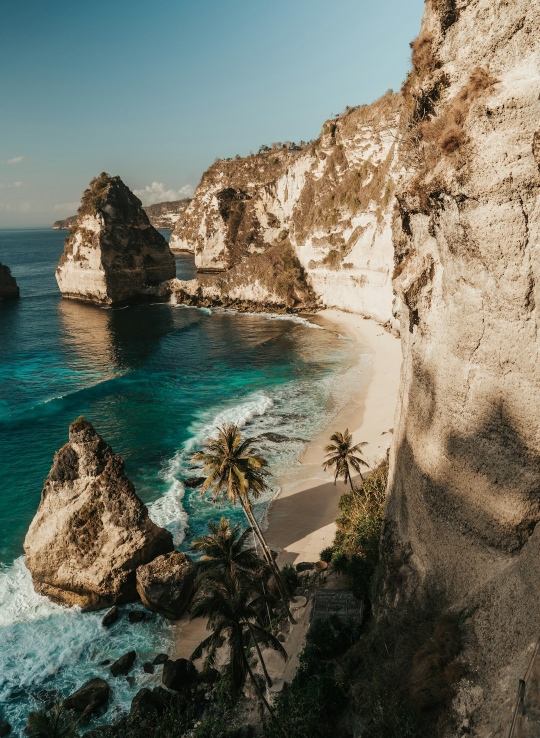
#> input picture ch_03/img/img_001.jpg, 1080 x 1476 px (shown at 1/2 size)
$ python step_2_3.py
#> lines starting #> are read from the running program, lines starting #| are printed output that depends on the picture
from PIL import Image
from step_1_1 import IMG_DIR

SIZE=(500,500)
img = Image.open(IMG_DIR / 'img_001.jpg')
#> img is the input picture: PIL image 1080x1476 RGB; mean R, G, B 111.5, 113.1, 98.8
img_resize = img.resize(SIZE)
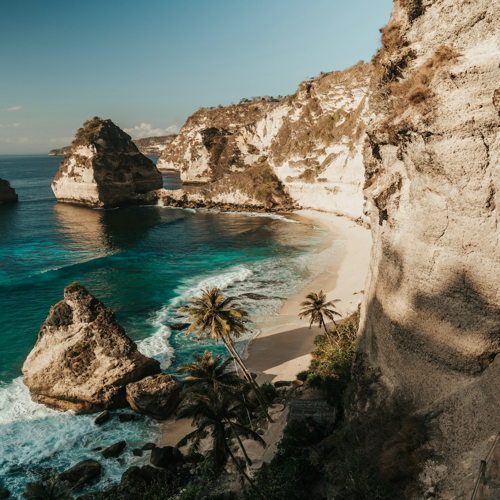
#> img_resize: PIL image 500x500 RGB; mean R, G, B 111.5, 113.1, 98.8
img_black = Image.new(mode='RGBA', size=SIZE, color=(0,0,0,125))
img_comp = Image.alpha_composite(img_resize.convert('RGBA'), img_black)
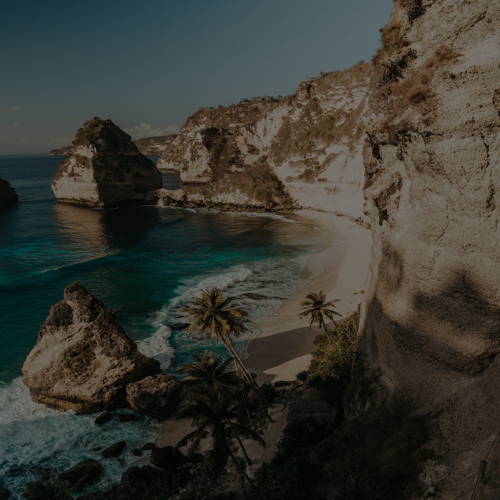
#> img_comp: PIL image 500x500 RGBA; mean R, G, B, A 56.9, 57.7, 50.4, 255
img_comp

$ run again, with ch_03/img/img_002.jpg copied over ch_03/img/img_001.jpg
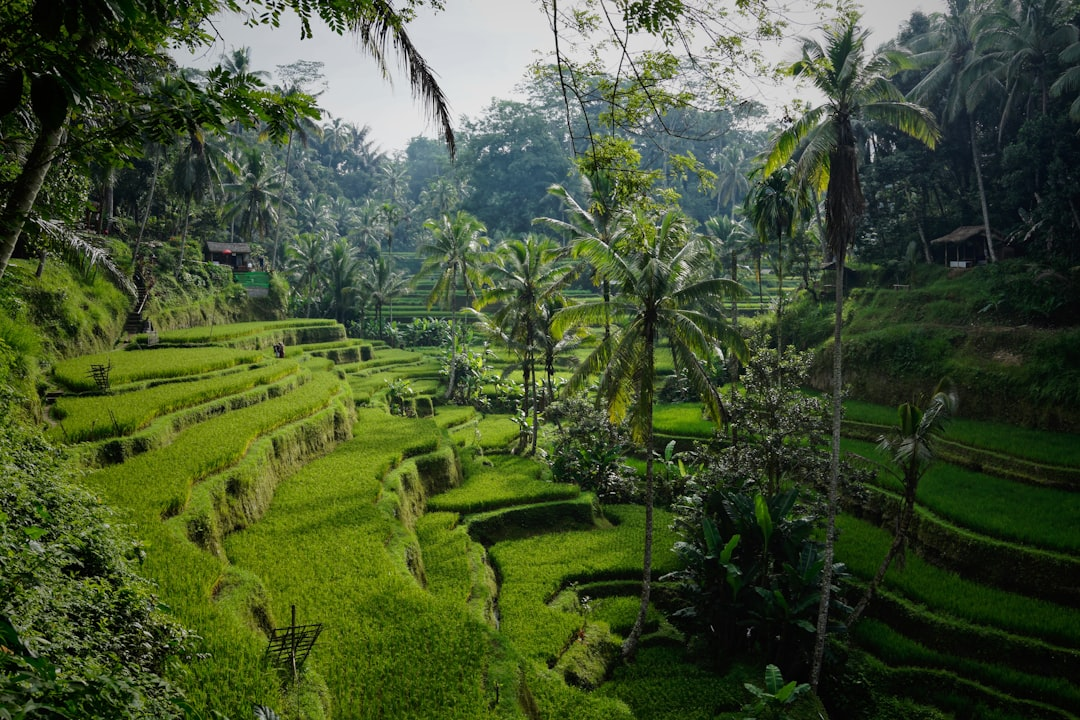
#> input picture ch_03/img/img_002.jpg, 1080 x 720 px
#> img is the input picture: PIL image 1080x720 RGB; mean R, G, B 68.4, 82.9, 49.7
#> `img_resize = img.resize(SIZE)`:
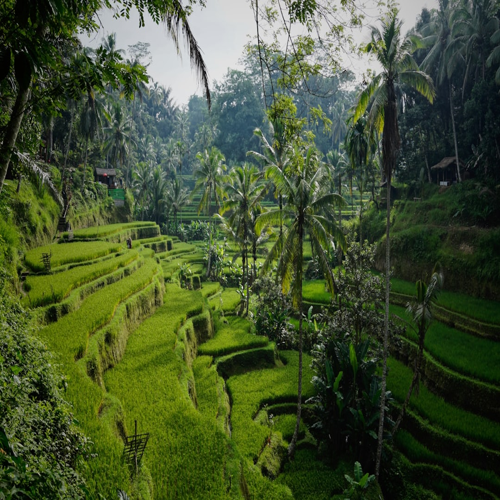
#> img_resize: PIL image 500x500 RGB; mean R, G, B 68.4, 82.9, 49.7
#> `img_comp = Image.alpha_composite(img_resize.convert('RGBA'), img_black)`:
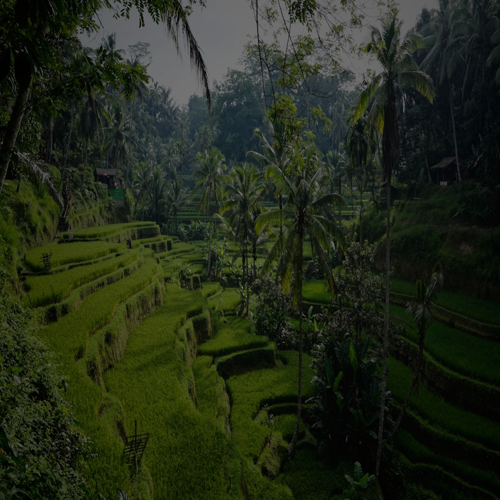
#> img_comp: PIL image 500x500 RGBA; mean R, G, B, A 34.9, 42.3, 25.4, 255

$ run again, with ch_03/img/img_003.jpg copied over ch_03/img/img_001.jpg
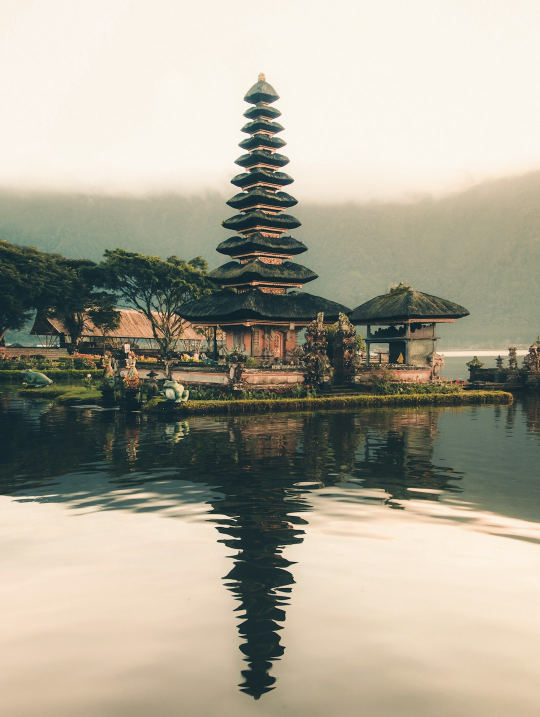
#> input picture ch_03/img/img_003.jpg, 1080 x 1433 px (shown at 1/2 size)
#> img is the input picture: PIL image 1080x1433 RGB; mean R, G, B 170.3, 165.7, 149.8
#> `img_resize = img.resize(SIZE)`:
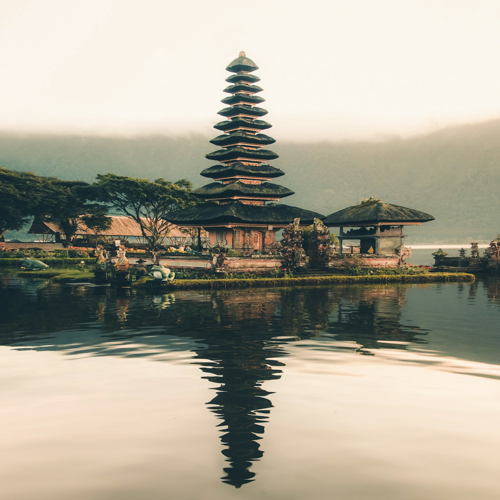
#> img_resize: PIL image 500x500 RGB; mean R, G, B 170.3, 165.7, 149.8
#> `img_comp = Image.alpha_composite(img_resize.convert('RGBA'), img_black)`:
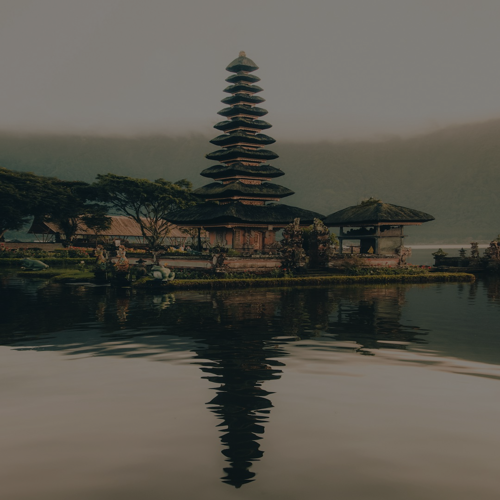
#> img_comp: PIL image 500x500 RGBA; mean R, G, B, A 86.7, 84.4, 76.3, 255

$ run again, with ch_03/img/img_004.jpg copied over ch_03/img/img_001.jpg
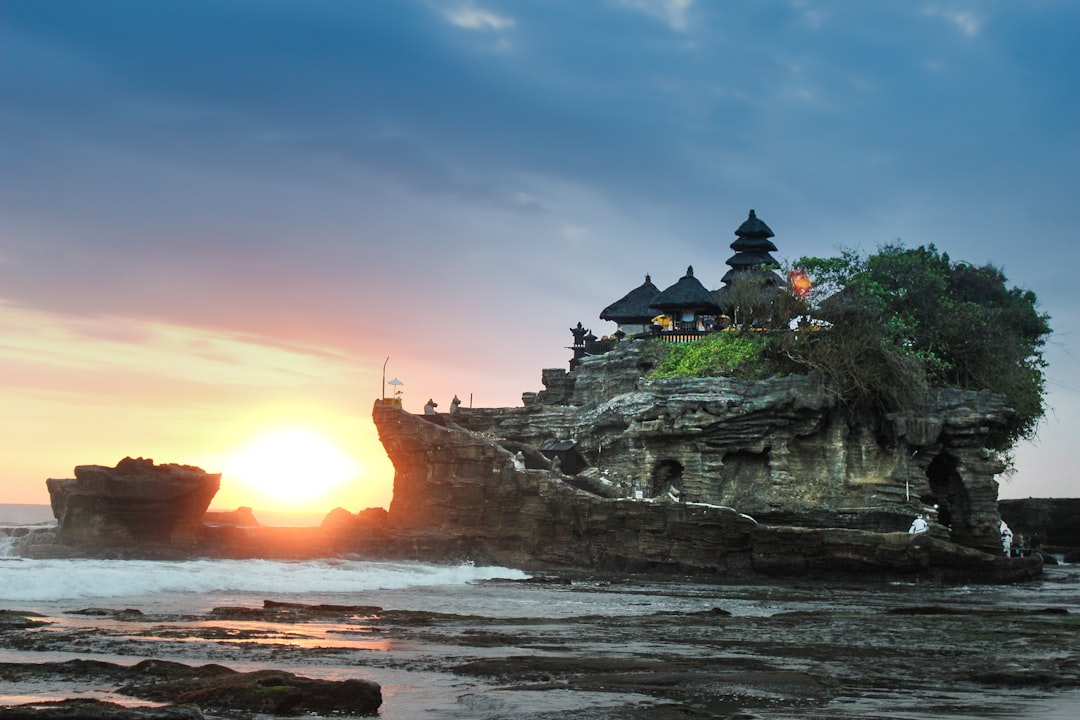
#> input picture ch_03/img/img_004.jpg, 1080 x 720 px
#> img is the input picture: PIL image 1080x720 RGB; mean R, G, B 105.7, 118.3, 125.3
#> `img_resize = img.resize(SIZE)`:
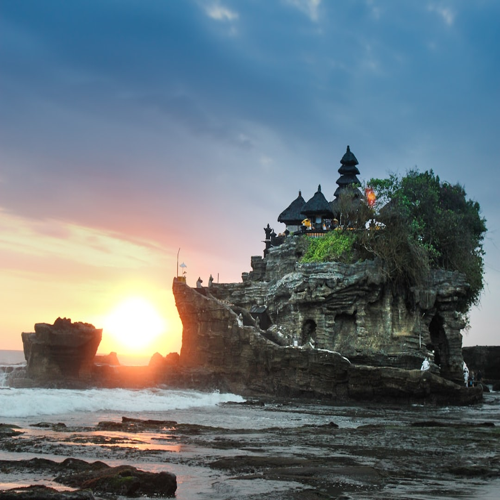
#> img_resize: PIL image 500x500 RGB; mean R, G, B 105.7, 118.3, 125.3
#> `img_comp = Image.alpha_composite(img_resize.convert('RGBA'), img_black)`:
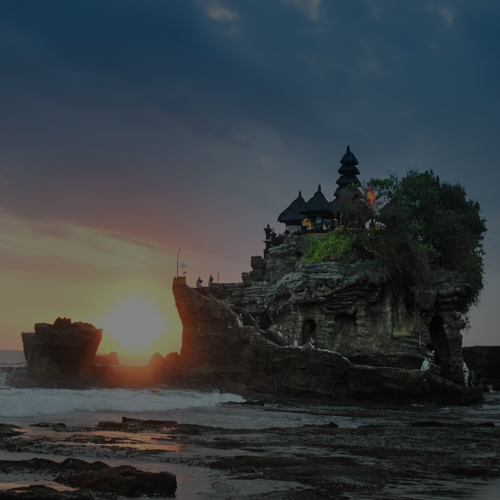
#> img_comp: PIL image 500x500 RGBA; mean R, G, B, A 53.9, 60.3, 63.9, 255
